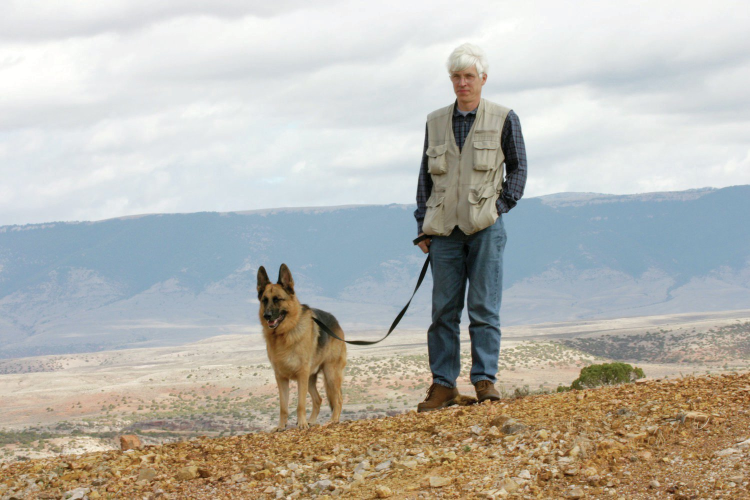
//> input picture Homework/Khachik/OpenCv/papik.jpg, 1500 x 1000 px (shown at 1/2 size)
$ ./DisplayImage ../papik.jpg   (built with g++ and OpenCV 4)
//> lines starting //> are read from the running program, lines starting //| are printed output that depends on the picture
//> further down, image is the input picture: 1000 rows x 1500 cols, CV_8UC3; mean B, G, R 174.4, 181.7, 183.3
#include <opencv2/core/core.hpp>
#include <opencv2/highgui/highgui.hpp>
#include <opencv2/imgproc/imgproc.hpp>
#include <stdio.h>
#include <cv.h>
#include <iostream>

using namespace cv;
using namespace std;

void showImage ( Mat image ) {
    namedWindow( "Original image", 0);// Create a window for display.
    resizeWindow("Original image", 500,300);
    moveWindow("Original image", 0,0);
    imshow( "Original image", image );                   // Show our image inside it.
}

void showGrayImage ( Mat image ) {
    Mat gray_image;
    cvtColor( image, gray_image, CV_BGR2GRAY );
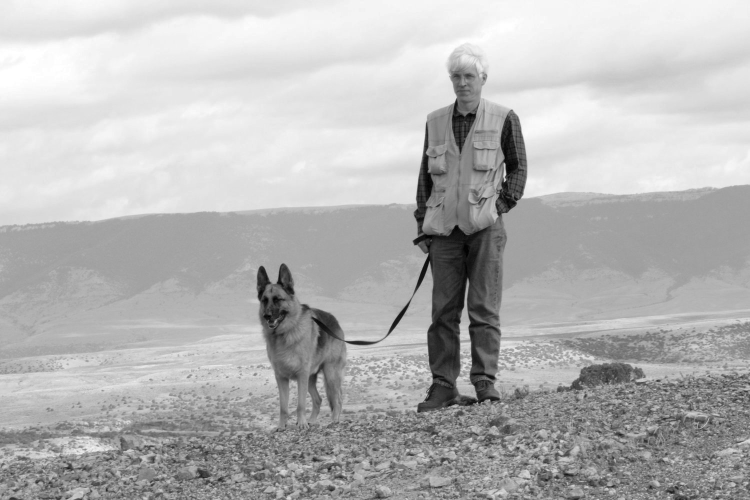
//> gray_image: 1000 rows x 1500 cols, CV_8UC1 (shown at 1/2 size); min 0, max 255, mean 181.3
    imwrite( "../Gray_Image.jpg", gray_image );
    namedWindow( "Gray image", 0);// Create a window for display.
    resizeWindow("Gray image", 500,300);
    moveWindow("Gray image", 700,0);
    imshow( "Gray image", gray_image);                   // Show our image inside it.
}

void thrashold ( Mat image ) {
    Mat dst;

    // Set threshold and maxValue
    double thresh = 127;
    double maxValue = 255;
    // Binary Threshold
    threshold(image, dst, thresh, maxValue, THRESH_BINARY_INV);
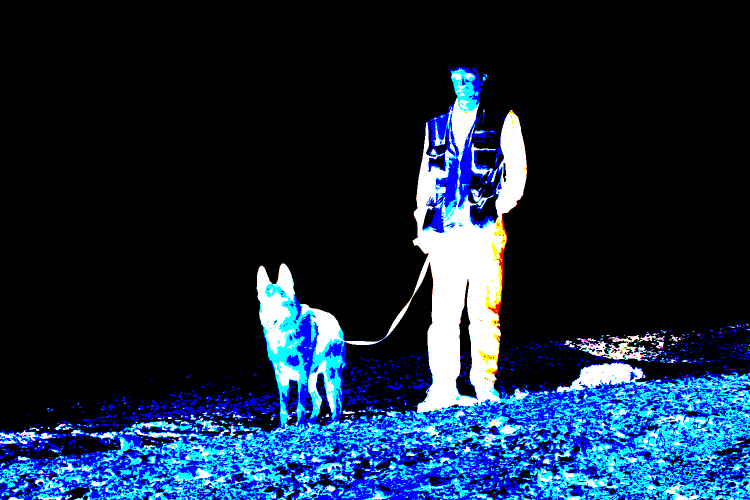
//> dst: 1000 rows x 1500 cols, CV_8UC3 (shown at 1/2 size); mean B, G, R 65.3, 40.7, 21
    namedWindow( "Thrashold image", 0);// Create a window for display.
    resizeWindow("Thrashold image", 500,300);
    moveWindow("Thrashold image", 700,500);
    imwrite( "../trashold_Image.jpg", dst );
    imshow( "Thrashold image", dst);                   // Show our image inside it.
}

void toCustomColor (Mat img) {
    Mat image = img;
    for(int y=0;y<img.rows;y++) {
        for(int x=0;x<img.cols;x++) {
            Vec3b color = image.at<Vec3b>(Point(x,y));
            int c = (color[0] + color[1] + color[2]) / 3;
            color[0] = c;
            color[1] = c;
            color[2] = c;
            image.at<Vec3b>(Point(x,y)) = color;
        }
    }
    namedWindow( "Custom color image", 0);// Create a window for display.
    resizeWindow("Custom color image", 500,300);
    moveWindow("Custom color image", 0,500);
    imwrite( "../customColor_Image.jpg", image );
    imshow( "Custom color image", image);                   // Show our image inside it.
}

int main ( int argc, char** argv ) {
    if ( argc != 2) {
        cout <<" Usage: display_image ImageToLoadAndDisplay" << endl;
        return -1;
    }

    Mat image;
    image = imread(argv[1]);   // Read the file
    if (! image.data ) {
        cout <<  "Could not open or find the image" << std::endl ;
        return -1;
    }
    showImage(image);
    showGrayImage(image);
    thrashold(image);
    toCustomColor(image);
    waitKey(0);
    return 0;
}
